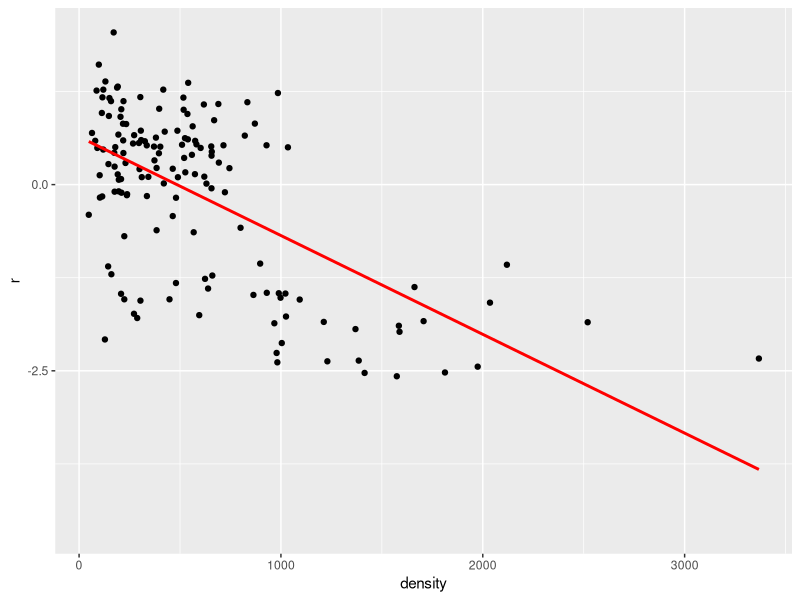
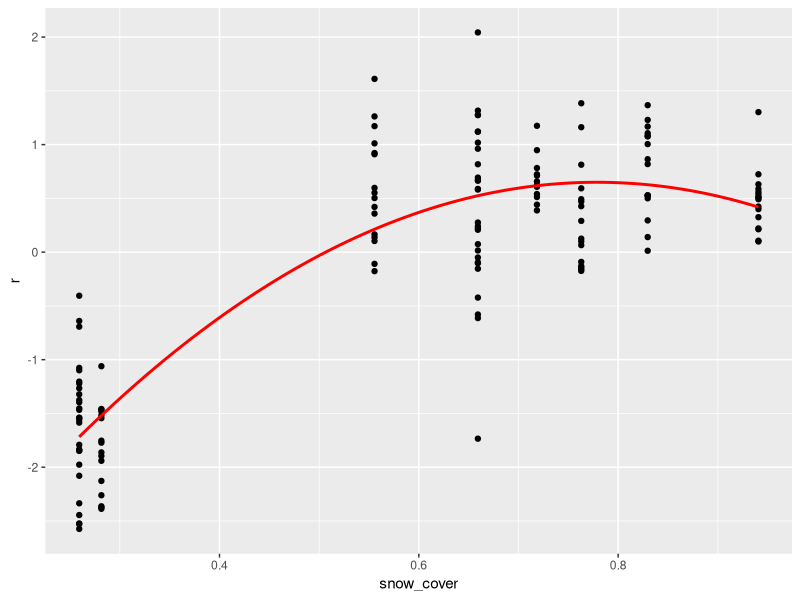
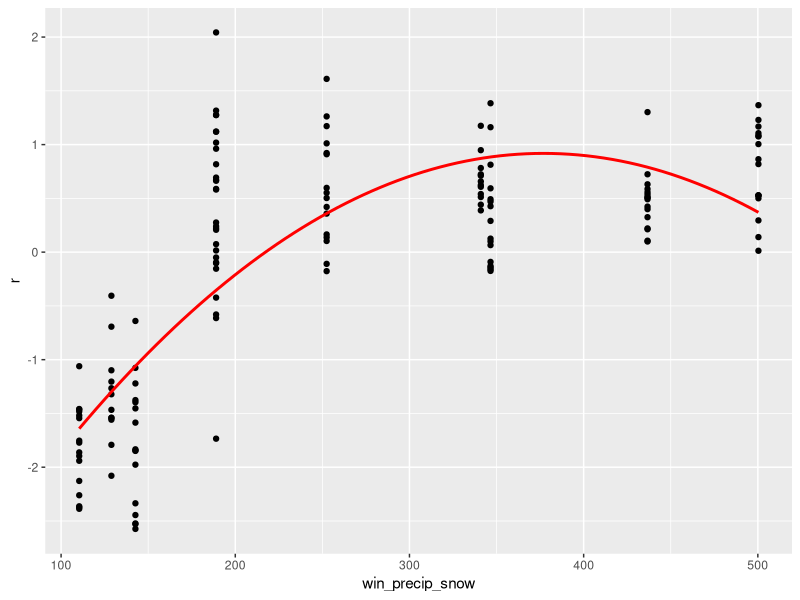
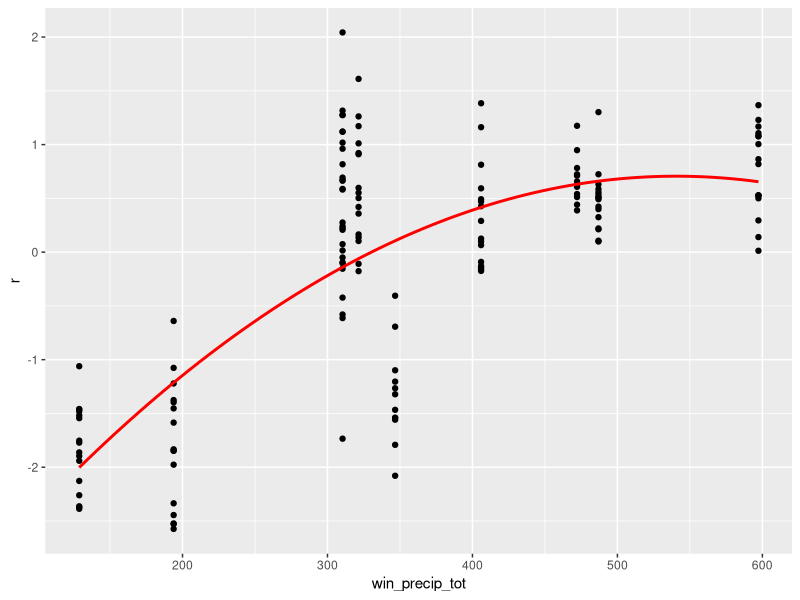
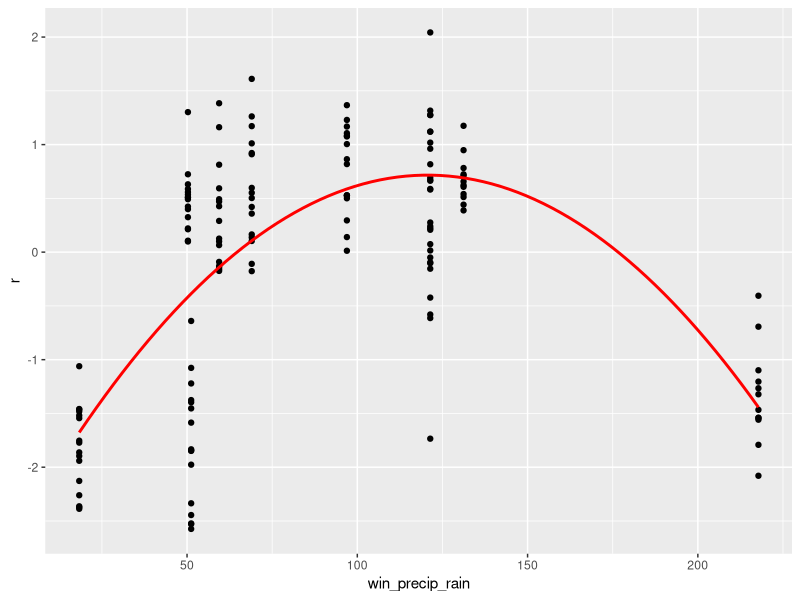
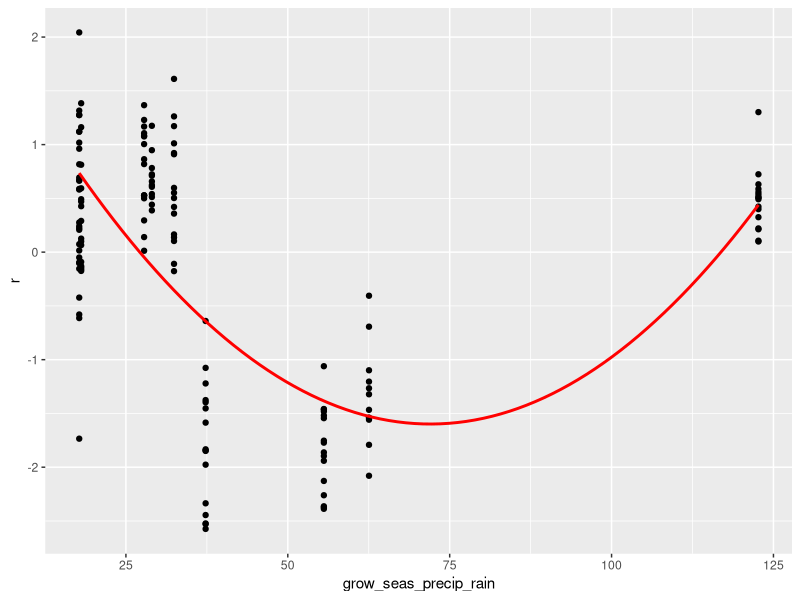

Source code (R) for these figures, in order:
## ---- chunk 1
knitr::opts_chunk$set(echo = TRUE)
## ---- chunk 2
# Preliminaries -----------------------------------------------------------
library(tidyverse)

# Get input data ----------------------------------------------------------
df <- read.table(file="../CleanData/Bromus_Clean_V2_Aug-28-19.csv",
                 sep=",",header=TRUE,stringsAsFactors=FALSE)
df <- df[,-ncol(df)]                 # remove empty final column
df_clean <- df[complete.cases(df),]  # remove 4 missing lambda

df_preds <- df_clean[,8:18]           # create dataframe of predictor variables
df_clean$r <- log(df_clean$Lambda)    # create response variable r from log(lambda)
## ---- chunk 3
# Function Model Fit ------------------------------------------------------
# inputs: response variable, predictor variable
# outputs: adjusted r2 for linear and quadratic regression models

quad_fit <- function(x=df_clean$Snow.Cover, y=df_clean$r){
  M1 <- summary(lm(y~x))
  M2 <- summary(lm(y~poly(x,2,raw=TRUE)))
  return(c(M1$adj.r.squared,M2$adj.r.squared))
}
# -------------------------------------------------------------------------
# map all predictor variables to quad_fit
summary_df <- map(df_preds,quad_fit,y=df_clean$r)

# put into a summary data frame and add column labels
summary_df <- t(bind_rows(summary_df))
colnames(summary_df) <- c("Linear","Quadratic")
# -------------------------------------------------------------------------
## ---- chunk 4
print(summary_df)
## ---- chunk 5
# best variables are:
# snow.cover (6)
# winter precip snow (7)
# winter precip total (11)
# winter precip rain (8)
# growing season precip rain (3)
# density (1)
best_preds <- df_preds[,c(6,7,11,8,3,1)]
  
y <- df_clean$r
x_1 <- best_preds[,1]
x_2 <- best_preds[,2]
x_3 <- best_preds[,3]
x_4 <- best_preds[,4]
x_5 <- best_preds[,5]
x_6 <- best_preds[,6]

final_df <- data.frame(r=y,
                       snow_cover=x_1,
                       win_precip_snow=x_2,
                       win_precip_tot=x_3,
                       win_precip_rain=x_4,
                       grow_seas_precip_rain=x_5,
                       density=x_6)

model_dd <- summary(lm(data=final_df,r~density))
print(model_dd)
ggplot(data=final_df,aes(x=density,y=r)) +
  geom_point() +
  stat_smooth(method="lm", se=TRUE, fill=NA,
                formula=y ~ poly(x, 1, raw=TRUE),colour="red") 
## ---- chunk 6
model_snow_cover <- summary(lm(data=final_df,r~poly(snow_cover,2)))
print(model_snow_cover)
ggplot(data=final_df,aes(x=snow_cover,y=r)) +
  geom_point() +
  stat_smooth(method="lm", se=TRUE, fill=NA,
                formula=y ~ poly(x, 2, raw=TRUE),colour="red") 
## ---- chunk 7
model_win_precip <- summary(lm(data=final_df,r~poly(win_precip_snow,2)))
print(model_win_precip)
ggplot(data=final_df,aes(x=win_precip_snow,y=r)) +
  geom_point() +
  stat_smooth(method="lm", se=TRUE, fill=NA,
                formula=y ~ poly(x, 2, raw=TRUE),colour="red") 
## ---- chunk 8
model_win_precip_tot <- summary(lm(data=final_df,r~poly(win_precip_tot,2)))
print(model_win_precip_tot)
ggplot(data=final_df,aes(x=win_precip_tot,y=r)) +
  geom_point() +
  stat_smooth(method="lm", se=TRUE, fill=NA,
                formula=y ~ poly(x, 2, raw=TRUE),colour="red") 
## ---- chunk 9
model_win_precip_rain <- summary(lm(data=final_df,r~poly(win_precip_rain,2)))
print(model_win_precip_rain)
ggplot(data=final_df,aes(x=win_precip_rain,y=r)) +
  geom_point() +
  stat_smooth(method="lm", se=TRUE, fill=NA,
                formula=y ~ poly(x, 2, raw=TRUE),colour="red") 
## ---- chunk 10
model_grow_seas_precip_rain <- summary(lm(data=final_df,r~poly(grow_seas_precip_rain,2)))
print(model_grow_seas_precip_rain)
ggplot(data=final_df,aes(x=grow_seas_precip_rain,y=r)) +
  geom_point() +
  stat_smooth(method="lm", se=TRUE, fill=NA,
                formula=y ~ poly(x, 2, raw=TRUE),colour="red") 
## ---- chunk 11
model_saturated <- summary(lm(data=final_df,r~poly(snow_cover,2, raw=TRUE) +
                                              poly(win_precip_snow,2, raw=TRUE) +
                                              poly(win_precip_tot,2, raw=TRUE) +
                                              poly(win_precip_rain,2, raw=TRUE) +
                                              poly(grow_seas_precip_rain,2, raw=TRUE) +
                                              poly(density,1, raw=TRUE))) 
                                              
print(model_saturated)
## ---- chunk 12
model_reduced <- summary(lm(data=final_df,r~poly(snow_cover,2, raw=TRUE) +
                                              poly(win_precip_snow,2, raw=TRUE) +
                                              poly(win_precip_tot,2, raw=TRUE) +
                                              poly(density,1, raw=TRUE))) 
                                              
print(model_reduced)
## ---- chunk 13
model_reduced2 <- summary(lm(data=final_df,r~poly(snow_cover,2, raw=TRUE) +
                                              poly(win_precip_rain,2, raw=TRUE) +
                                              poly(density,1, raw=TRUE))) 
                                              
print(model_reduced2)
## ---- chunk 14
model_reduced3 <- summary(lm(data=final_df,r~poly(snow_cover,2, raw=TRUE) +
                                              poly(win_precip_rain,2, raw=TRUE) +
                                              poly(density,1, raw=TRUE) + 
                                              snow_cover:win_precip_rain)) 
                                              
print(model_reduced3)
## ---- chunk 15
vec_len <- 20
snow_vec <- seq(0,1,length.out=vec_len)
precip_vec <- seq(0,200,length.out=vec_len)
hutchinson_df <- expand.grid(snow=snow_vec,precip=precip_vec)
hutchinson_df$density <- 0
hutchinson_df$r <- 0
